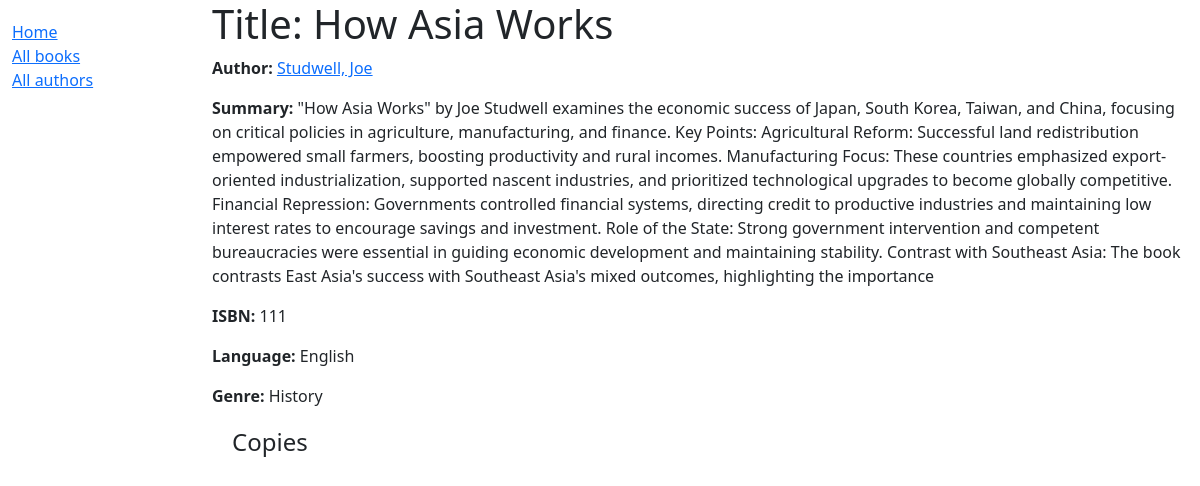
/catalog/book/1, run on the app's committed database.
### catalog/models.py (models this page shows, shortened)
class Book(models.Model):
    title = models.CharField(max_length=200)
    author = models.ForeignKey(Author, on_delete=models.RESTRICT, null=True)
    summary = models.TextField(
        max_length=1000, help_text="Enter a brief description of the book"
    )
    isbn =models.CharField('ISBN', max_length=13, unique=True, help_text='13 character <a href="https://www.isbn-international.org/content/what-isbn">ISBN number </a>')
    genre = models.ManyToManyField(Genre, help_text="Select a genere for this book")
    language = models.ForeignKey(Language,on_delete=models.SET_NULL, null=True )
    class Meta:
        ordering = ['title', 'author']

class Author(models.Model):
    first_name = models.CharField(max_length=100)
    last_name = models.CharField(max_length=100)
    date_of_birth = models.DateField(null=True, blank=True)
    date_of_death = models.DateField('Died', null=True, blank=True)
    class Meta:
        ordering = ['last_name', 'first_name']
    def __str__(self):
        return f'{self.last_name}, {self.first_name}'

class Language(models.Model):
    name = models.CharField(
        max_length=20,
        unique=True,
        help_text="Enter the natural language in which the book is written( eg: English.)"
    )
    def __str__(self) -> str:
        return self.name
    class Meta:
        constraints = [
            UniqueConstraint(
                Lower('name'),
                name='language_name_case_insensitive_unique',
                violation_error_message="Language already exists(case insensitive match)"
            ),
        ]

class Genre(models.Model):
    name = models.CharField(
        max_length=200,
        unique=True,
        help_text="Enter a book genre(eg.Science Fiction, French Poetry etc.)"
    )
    def __str__(self) -> str:
        return self.name
    class Meta:
        constraints = [
            UniqueConstraint(
                Lower('name'),
                name='genre_name_case_insensitive_unique',
                violation_error_message="Genre already exists(case insensitive match)"
            ),
        ]

### catalog/views.py (the view)
# urls.py: path('book/<int:pk>', views.BookDetailView.as_view(), name='book_detail'),
class BookDetailView(generic.DetailView):
    model = Book

### catalog/templates/catalog/book_detail.html (shortened to what this page needs)
{% extends "base_generic.html" %}
{% block content %}
  <h1>Title: {{ book.title }}</h1>
  <p><strong>Author:</strong> <a href="">{{ book.author }}</a></p>
  <p><strong>Summary:</strong> {{ book.summary }}</p>
  <p><strong>ISBN:</strong> {{ book.isbn }}</p>
  <p><strong>Language:</strong> {{ book.language }}</p>
  <p><strong>Genre:</strong> {{ book.genre.all|join:", " }}</p>
  <div style="margin-left:20px;margin-top:20px">
    <h4>Copies</h4>
  </div>
{% endblock %}

### catalog/templates/base_generic.html (shortened to what this page needs)
<!DOCTYPE html>
<html lang="en">
  <head>
    <link href="https://cdn.jsdelivr.net/npm/bootstrap@5.3.3/dist/css/bootstrap.min.css"
      rel="stylesheet"
>
    {% load static %}
    <link rel="stylesheet" href="{% static 'css/styles.css' %}" />
  </head>
  <body>
    <div class="container-fluid">
      <div class="row">
        <div class="col-sm-2">
          {% block sidebar %}
            <ul class="sidebar-nav">
              <li><a href="{% url 'index' %}">Home</a></li>
              <li><a href="{%url 'books' %}">All books</a></li>
              <li><a href="">All authors</a></li>
            </ul>
          {% endblock %}
        </div>
        <div class="col-sm-10 ">{% block content %}{% endblock %}</div>
      </div>
    </div>
  </body>
</html>

### data on the page
Book: author "Studwell, Joe", summary "\"How Asia Works\" by Joe Studwell examines the economic success of Japan, South Korea, Taiwan, and China, focusing on critical policies in agriculture, manufacturing, and finance. Key Points: Agricultural Reform: Successful land redistribution empowered small farmers, boosting productivity and rural incomes. Manufacturing Focus: These countries emphasized export-oriented industrialization, supported nascent industries, and prioritized technological upgrades to become globally competitive. Financial Repression: Governments controlled financial systems, directing credit to productive industries and maintaining low interest rates to encourage savings and investment. Role of the State: Strong…", isbn "111", language "English", genre.all "History"
